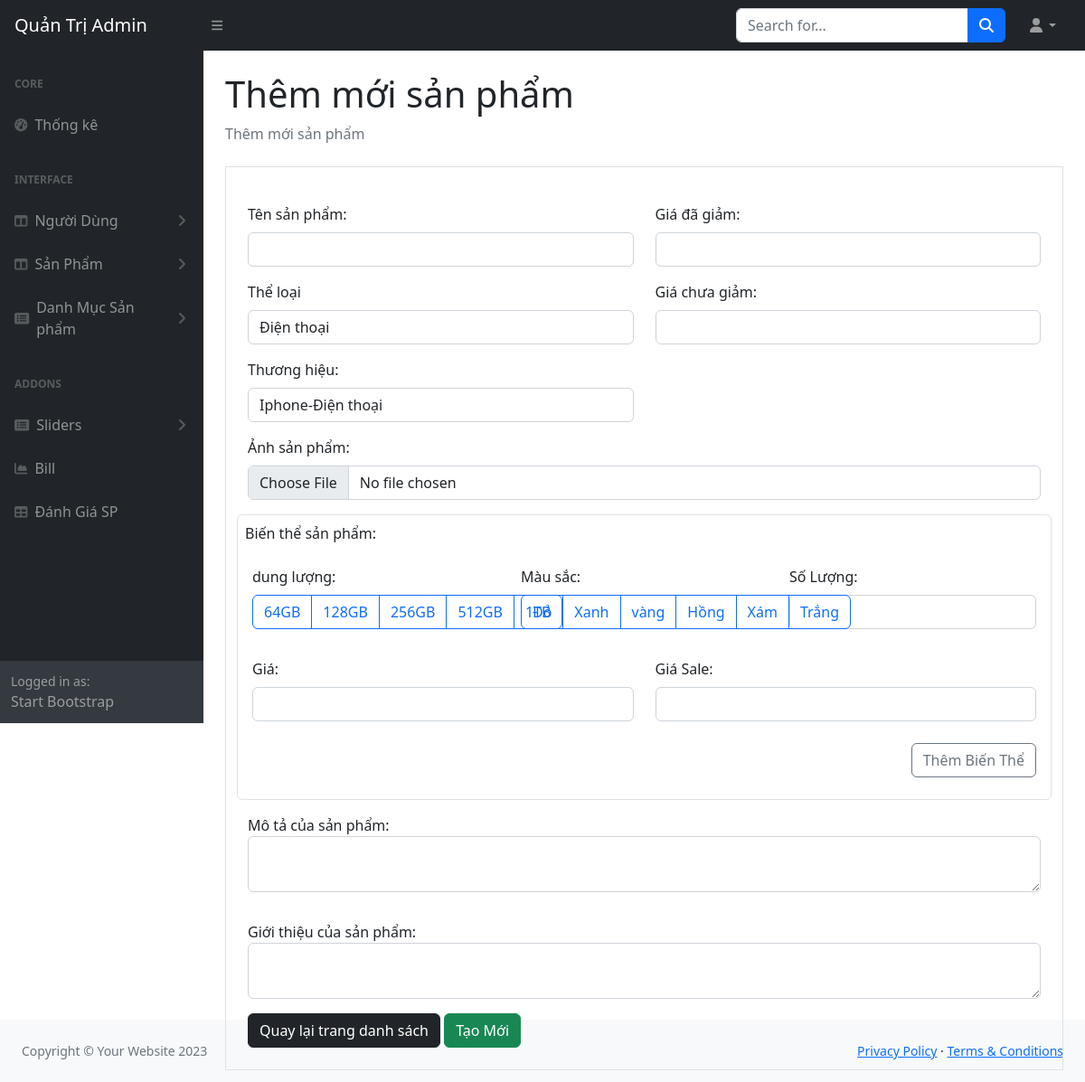
Screenshot of /?role=admin&act=products-create (signed in) with the database file from the repository.
### tables this page shows
CREATE TABLE `size` (
  `id` int NOT NULL,
  `size_value` varchar(50) NOT NULL
);

CREATE TABLE `color` (
  `id` int NOT NULL,
  `color_value` varchar(50) NOT NULL
);

### controllers/admin/ProductController.php (called while the page is built, shortened)
<?php
class ProductController
{
    private $product;
    private $variant;
    public function __construct()
    {
        $this->product = new Product();
        $this->variant = new Variant();
    }
    public function goToCreate()
    {
        $title = "Thêm mới sản phẩm";
        $brands = $this->product->getBrands();
        $categories = $this->product->getCategories();
        $variant_size = $this->variant->getSize();
        $variant_color = $this->variant->getColor();
        return require_once PATH_VIEW_ADMIN_MAIN;
    }
}

### models/BaseModel.php (called while the page is built, shortened)
<?php
class BaseModel
{
    public function __construct()
    {
        $dsn = sprintf('mysql:host=%s;port=%s;dbname=%s;charset=utf8', DB_HOST, DB_PORT, DB_NAME);
        try {
            $this->pdo = new PDO($dsn, DB_USERNAME, DB_PASSWORD, DB_OPTIONS);
        } catch (PDOException $e) {
            die("Kết nối cơ sở dữ liệu không thành công: {$e->getMessage()}");
        }
    }
}

### models/Product.php (called while the page is built, shortened)
<?php
class Product extends BaseModel
{
    public function getBrands()
    {
        $sql = "SELECT br.name,
                       br.id,
                       cy.name as category_name
                FROM brands AS br
                INNER JOIN categories as cy ON cy.id = br.category_id";
        $stmt =  $this->pdo->prepare($sql);
        $stmt->execute();
        return  $stmt->fetchAll(PDO::FETCH_ASSOC);
    }
    public function getCategories()
    {
        $sql = "SELECT name,
                       id
              FROM categories";
        $stmt = $this->pdo->prepare($sql);
        $stmt->execute();
        return $stmt->fetchAll(PDO::FETCH_ASSOC);
    }
}

### models/Variant.php (called while the page is built, shortened)
<?php
class Variant extends BaseModel
{
    public function getSize()
    {
        $sql = "SELECT  * FROM size";
        $stmt = $this->pdo->prepare($sql);
        $stmt->execute();
        return $stmt->fetchAll(PDO::FETCH_ASSOC);
    }
    public function getColor()
    {
        $sql = "SELECT * FROM color";
        $stmt = $this->pdo->prepare($sql);
        $stmt->execute();
        return $stmt->fetchAll(PDO::FETCH_ASSOC);
    }
}

### views/admin/products/create.php (the view, shortened to what this page needs)
<main>
    <div class="container-fluid px-4">
        <h1 class="mt-4"><?= $title ?></h1>
        <ol class="breadcrumb mb-4">
            <li class="breadcrumb-item active"><?= $title ?></li>
        </ol>
        <form class="border p-4" action="<?= BASE_URL_ADMIN . '&act=product-startCreate' ?>" method="POST"
            enctype="multipart/form-data">
            <div class="row">
                <div class="col-md-6">
                    <div class="mb-3 mt-3">
                        <label for="name" class="form-label">Tên sản phẩm:</label>
                        <input type="text" class="form-control" id="name" name="name"
                            value="<?= $_SESSION['data']['name'] ?? null ?>">
                    </div>
                    <div class="mb-3 mt-3">
                        <label for="category" class="form-label">Thể loại</label>
                        <select id="category" class="form-control" name="category_id">
                            <?php foreach ($categories as $category) { ?>
                                <option value="<?= $category['id'] ?>">
                                    <?= $category['name'] ?></option>
                            <?php } ?>
                        </select>
                    </div>
                    <div class="mb-3 mt-3">
                        <label for="brand" class="form-label">Thương hiệu:</label>
                        <select id="brand" class="form-control" name="brand_id">
                            <?php foreach ($brands as $brand) { ?>
                                <option value="<?= $brand['id'] ?>">
                                    <?= $brand['name'] . "-" . $brand['category_name'] ?></option>
                            <?php } ?>
                        </select>
                    </div>
                </div>
                <div class="col-md-6">
                    <div class="mb-3 mt-3">
                        <label for="sale_price" class="form-label">Giá đã giảm:</label>
                        <input type="sale_price" class="form-control" id="sale_price" name="sale_price"
                            value="<?= $_SESSION['data']['sale_price'] ?? null ?>">
                    </div>
                    <div class="mb-3 mt-3">
                        <label for="price" class="form-label">Giá chưa giảm:</label>
                        <input type="text" class="form-control" id="price" name="price"
                            value="<?= $_SESSION['data']['price'] ?? null ?>">
                    </div>
                </div>
                <div class="mb-3">
                    <label for="image" class="form-label">Ảnh sản phẩm:</label>
                    <input type="file" class="form-control" id="image" name="image">
                </div>
                <div class="col-12 border rounded-2 p-2">
                    <p>Biến thể sản phẩm:</p>
                    <div id="multi_varian">
                        <div class="items-varian">
                            <div class="row p-2 mb-3">
                                <div class="col-4">
                                    <label for="size" class="form-label">dung lượng:</label>
                                    <div class="btn-group" >
                                        <?php foreach ($variant_size as $size): ?>
                                            <label class="btn btn-outline-primary" for="size_0_<?= $size['id'] ?>"><?= $size['size_value'] ?></label>
                                        <?php endforeach; ?>
                                    </div>
                                </div>
                                <div class="col-4">
                                    <label for="color" class="form-label">Màu sắc:</label>
                                    <div class="btn-group" >
                                        <?php foreach ($variant_color as $color): ?>
                                            <label class="btn btn-outline-primary" for="color_0_<?= $color['id'] ?>"><?= $color['color_value'] ?></label>
                                        <?php endforeach; ?>
                                    </div>
                                </div>
                                <div class="col-4">
                                    <label for="quantity" class="form-label">Số Lượng:</label>
                                    <input type="number" class="form-control" name="data_variant[0][quantity]" value="<?= $_SESSION['data_variant']['0']['quantity'] ?? null ?>">
                                </div>
                            </div>
                            <div class="row p-2 mb-3">
                                <div class="col-6">
                                    <label for="price-varian" class="form-label">Giá:</label>
                                    <input type="text" class="form-control" name="data_variant[0][price-varian]" value="<?= $_SESSION['data_variant']['0']['price-varian'] ?? null ?>">
                                </div>
                                <div class="col-6">
                                    <label for="price-sale-varian" class="form-label">Giá Sale:</label>
                                    <input type="text" class="form-control" name="data_variant[0][price-sale-varian]" value="<?= $_SESSION['data_variant']['0']['price-sale-varian'] ?? null ?>">
                                </div>
                            </div>
                        </div>
                    </div>
                    <div class="mb-3 mt-3 text-end me-2">
                        <a onclick="createVarian()" class="btn btn-outline-secondary">Thêm Biến Thể</a>
                    </div>
                </div>
                <div class="mb-3 mt-3">
                    <label for="description">Mô tả của sản phẩm:</label>
                    <textarea class="form-control" id="description" name="description"><?= $_SESSION['data']['description'] ?? '' ?></textarea>
                </div>
                <div class="mb-3 mt-3">
                    <label for="content">Giới thiệu của sản phẩm:</label>
                    <textarea class="form-control" id="content" name="content" <?= $_SESSION['data']['content'] ?? '' ?>></textarea>
                </div>
            </div>
            <a class="btn btn-dark" href="<?= BASE_URL_ADMIN ?>&act=products-index">Quay lại trang danh sách</a>
            <button class="btn btn-success " type="submit">Tạo Mới</button>
        </form>
    </div>
    </div>
    </div>

### rows the page displays
size: size_value "64GB"
size: size_value "128GB"
size: size_value "256GB"
size: size_value "512GB"
size: size_value "1TB"
color: color_value "Đỏ"
color: color_value "Xanh"
color: color_value "vàng"
color: color_value "Hồng"
color: color_value "Xám"
color: color_value "Trắng"

### other values shown
$title "Thêm mới sản phẩm"
form field category_id "Điện thoại"
form field brand_id "Iphone-Điện thoại"
